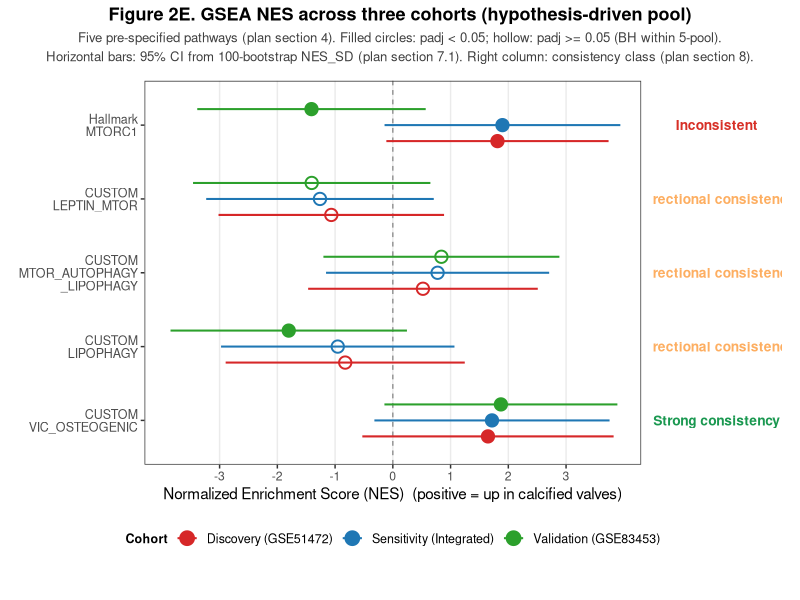
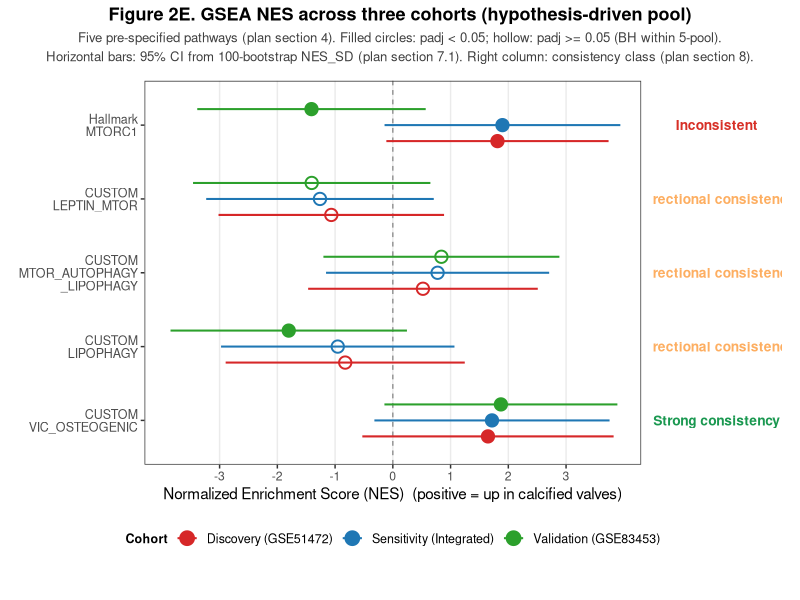

The R source for these figures, in order:
# =============================================================================
# draw_figure2E_forestplot.R   (v3)
#
# Forest plot of GSEA NES with 95% CI for 5 hypothesis-driven pathways
# across 3 cohorts. Reads results/forestplot_data.tsv (frozen-run output
# from git tag gsea-run-v2, commit 18f0f7f).
#
# v3 changes:
#   - Classification labels moved OUT of the plot panel into a right-side
#     annotation strip (via patchwork), eliminating overlap with CI bars
#   - Title and subtitle centered above the plot
#   - Subtitle reworded: explain filled vs hollow, and what 95% CI is
#   - x-axis label rewritten without Unicode arrows
# =============================================================================

suppressPackageStartupMessages({
  library(ggplot2)
  if (!requireNamespace("patchwork", quietly = TRUE)) {
    install.packages("patchwork")
  }
  library(patchwork)
})

# ---- read frozen-run data ---------------------------------------------------

fp <- read.table("results/forestplot_data.tsv",
                 sep = "\t", header = TRUE, stringsAsFactors = FALSE,
                 quote = "", comment.char = "")
stopifnot(nrow(fp) == 15L)

consist <- read.table("results/cross_cohort_consistency_v2.tsv",
                      sep = "\t", header = TRUE, stringsAsFactors = FALSE,
                      quote = "", comment.char = "")


# ---- ordering and labels ---------------------------------------------------

pathway_levels <- c(
  "HALLMARK_MTORC1_SIGNALING",
  "CUSTOM_LEPTIN_MTOR_SIGNALING",
  "CUSTOM_MTOR_AUTOPHAGY_LIPOPHAGY_AXIS",
  "CUSTOM_LIPOPHAGY_CORE",
  "CUSTOM_VIC_OSTEOGENIC_DIFFERENTIATION"
)
pathway_labels <- c(
  "Hallmark\nMTORC1",
  "CUSTOM\nLEPTIN_MTOR",
  "CUSTOM\nMTOR_AUTOPHAGY\n_LIPOPHAGY",
  "CUSTOM\nLIPOPHAGY",
  "CUSTOM\nVIC_OSTEOGENIC"
)
fp$pathway_label <- factor(
  pathway_labels[match(fp$pathway, pathway_levels)],
  levels = rev(pathway_labels)
)

cohort_levels <- c("GSE51472", "INTEGRATED", "GSE83453")
cohort_pretty <- c("Discovery (GSE51472)",
                   "Sensitivity (Integrated)",
                   "Validation (GSE83453)")
fp$cohort_label <- factor(
  cohort_pretty[match(fp$cohort_short, cohort_levels)],
  levels = cohort_pretty
)

fp$significant <- fp$padj_within_pool < 0.05

classification_map <- setNames(consist$classification, consist$pathway)
fp$classification <- classification_map[fp$pathway]


# ---- colors ----------------------------------------------------------------

cohort_colors <- c(
  "Discovery (GSE51472)"     = "#D62728",
  "Sensitivity (Integrated)" = "#1F77B4",
  "Validation (GSE83453)"    = "#2CA02C"
)
class_colors <- c(
  "Strong consistency"      = "#1A9850",
  "Directional consistency" = "#FDAE61",
  "Inconsistent"            = "#D73027"
)


# ---- x-axis range ----------------------------------------------------------

xmin_data <- min(fp$NES_lower_95CI, na.rm = TRUE)
xmax_data <- max(fp$NES_upper_95CI, na.rm = TRUE)
xlim_left  <- floor(xmin_data) - 0.3
xlim_right <- ceiling(xmax_data) + 0.3


# ---- main forest plot ------------------------------------------------------

dodge <- position_dodge(width = 0.65)

fp$point_fill <- ifelse(fp$significant,
                        cohort_colors[as.character(fp$cohort_label)],
                        NA_character_)

p_main <- ggplot(fp, aes(x = NES, y = pathway_label,
                         color = cohort_label, group = cohort_label)) +
  geom_vline(xintercept = 0, linetype = "dashed",
             color = "grey50", linewidth = 0.4) +
  geom_errorbar(aes(xmin = NES_lower_95CI, xmax = NES_upper_95CI),
                width = 0, linewidth = 0.7,
                position = dodge, orientation = "y") +
  geom_point(aes(fill = point_fill),
             size = 3.5, shape = 21, stroke = 1.0,
             position = dodge) +
  scale_color_manual(values = cohort_colors, name = "Cohort") +
  scale_fill_identity(guide = "none", na.value = NA) +
  scale_x_continuous(limits = c(xlim_left, xlim_right),
                     breaks = seq(-3, 3, by = 1),
                     expand = c(0, 0)) +
  labs(
    x = "Normalized Enrichment Score (NES)  (positive = up in calcified valves)",
    y = NULL
  ) +
  theme_bw(base_size = 11) +
  theme(
    axis.text.y = element_text(size = 9, lineheight = 0.85),
    panel.grid.major.y = element_blank(),
    panel.grid.minor = element_blank(),
    legend.position = "bottom",
    legend.box = "horizontal",
    legend.title = element_text(size = 9, face = "bold"),
    legend.text = element_text(size = 9),
    plot.margin = margin(t = 4, r = 4, b = 4, l = 8)
  ) +
  guides(
    color = guide_legend(
      override.aes = list(fill = unname(cohort_colors), shape = 21, size = 4)
    )
  )


# ---- right-side classification strip ---------------------------------------

# A separate "plot" that only renders text labels at the right pathway position.
# Same y-axis as p_main so rows align vertically when patchworked together.

class_df <- unique(fp[, c("pathway_label", "classification")])
class_df$class_color <- class_colors[class_df$classification]

p_class <- ggplot(class_df, aes(x = 1, y = pathway_label)) +
  geom_text(aes(label = classification, color = classification),
            hjust = 0.5, size = 3.5, fontface = "bold") +
  scale_color_manual(values = class_colors, guide = "none") +
  scale_x_continuous(limits = c(0.5, 1.5), expand = c(0, 0)) +
  theme_void(base_size = 11) +
  theme(
    # Add bottom space so the strip aligns with main panel (which has x-axis text)
    plot.margin = margin(t = 4, r = 8, b = 25, l = 4)
  )


# ---- combine with patchwork ------------------------------------------------

combined <- p_main + p_class +
  plot_layout(widths = c(5, 1.3)) +
  plot_annotation(
    title = "Figure 2E. GSEA NES across three cohorts (hypothesis-driven pool)",
    subtitle = paste0(
      "Five pre-specified pathways (plan section 4). ",
      "Filled circles: padj < 0.05; hollow: padj >= 0.05 (BH within 5-pool).\n",
      "Horizontal bars: 95% CI from 100-bootstrap NES_SD (plan section 7.1). ",
      "Right column: consistency class (plan section 8)."
    ),
    theme = theme(
      plot.title = element_text(face = "bold", size = 13, hjust = 0.5),
      plot.subtitle = element_text(size = 9.5, hjust = 0.5,
                                    color = "grey25",
                                    lineheight = 1.2,
                                    margin = margin(b = 8))
    )
  )


# ---- write file ------------------------------------------------------------

out_pdf <- "results/Figure2E_forestplot.pdf"
ggsave(out_pdf, plot = combined, width = 11, height = 6, units = "in")
cat(sprintf("written: %s\n", out_pdf))

out_png <- "results/Figure2E_forestplot.png"
ggsave(out_png, plot = combined, width = 11, height = 6, units = "in", dpi = 300)
cat(sprintf("written: %s\n", out_png))


# ---- console summary -------------------------------------------------------

cat("\n--- classification per pathway ---\n")
print(consist[, c("pathway", "classification")])

cat("\n--- significance flags ---\n")
print(table(fp$cohort_short, fp$significant))
